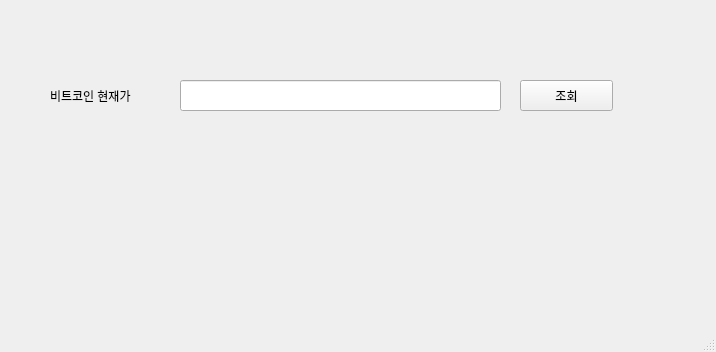
<?xml version="1.0" encoding="UTF-8"?>
<ui version="4.0">
 <class>MainWindow</class>
 <widget class="QMainWindow" name="MainWindow">
  <property name="geometry">
   <rect>
    <x>0</x>
    <y>0</y>
    <width>716</width>
    <height>352</height>
   </rect>
  </property>
  <property name="windowTitle">
   <string>MainWindow</string>
  </property>
  <widget class="QWidget" name="centralwidget">
   <widget class="QPushButton" name="pushButton">
    <property name="geometry">
     <rect>
      <x>520</x>
      <y>80</y>
      <width>93</width>
      <height>31</height>
     </rect>
    </property>
    <property name="text">
     <string>조회</string>
    </property>
   </widget>
   <widget class="QLabel" name="label">
    <property name="geometry">
     <rect>
      <x>50</x>
      <y>80</y>
      <width>121</width>
      <height>31</height>
     </rect>
    </property>
    <property name="text">
     <string>비트코인 현재가</string>
    </property>
   </widget>
   <widget class="QLineEdit" name="lineEdit">
    <property name="geometry">
     <rect>
      <x>180</x>
      <y>80</y>
      <width>321</width>
      <height>31</height>
     </rect>
    </property>
   </widget>
  </widget>
  <widget class="QMenuBar" name="menubar">
   <property name="geometry">
    <rect>
     <x>0</x>
     <y>0</y>
     <width>716</width>
     <height>26</height>
    </rect>
   </property>
  </widget>
  <widget class="QStatusBar" name="statusbar"/>
 </widget>
 <resources/>
 <connections/>
</ui>
